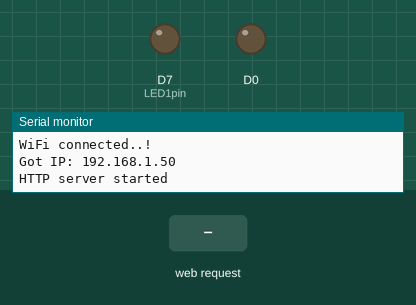
Recording of a sketch running on a simulated ESP8266 (NodeMCU). Parts: output pins drawn as LEDs (lit = HIGH), the last lines printed to the serial monitor. The inputs (shaded band) are chosen by the test bench. WiFi joins after 1.5 s; servers stay silent unless stated.

Above: at 3.3 s.
3.4 s: HTTP request GET /led1on received
At 4.0 s:
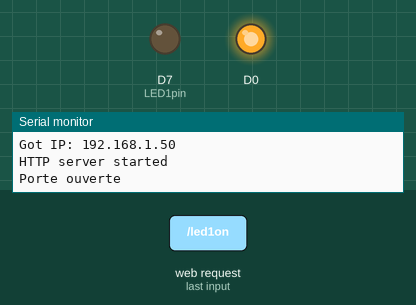
Timing chart, 0 to 9.9 s (numbered marks = the images above; inputs shaded):
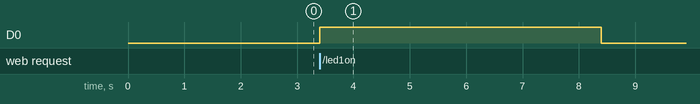

The sketch:

RemoteIntercomDoor.ino
```cpp
#include <ESP8266WiFi.h>
#include <ESP8266WebServer.h>

/*Put your SSID & Password*/
const char* ssid = "ReineBlanche";  // Enter SSID here
const char* password = "marionetgwen";  //Enter Password here
IPAddress ip(192,168,1,87);
IPAddress gateway(192,168,1,254);
IPAddress subnet(255,255,255,0);

ESP8266WebServer server(80);

uint8_t LED1pin = D7;
bool LED1status = LOW;

void setup() {
  pinMode(D0, OUTPUT);

  Serial.begin(115200);
  delay(100);
  pinMode(LED1pin, OUTPUT);

  Serial.println("Connecting to ");
  Serial.println(ssid);

  //connect to your local wi-fi network
  WiFi.config(ip, gateway, subnet);
  WiFi.begin(ssid, password);

  //check wi-fi is connected to wi-fi network
  while (WiFi.status() != WL_CONNECTED) {
  delay(1000);
  Serial.print(".");
  }
  Serial.println("");
  Serial.println("WiFi connected..!");
  Serial.print("Got IP: ");  Serial.println(WiFi.localIP());

  server.on("/", handle_OnConnect);
  server.on("/led1on", handle_led1on);
  server.onNotFound(handle_NotFound);

  server.begin();
  Serial.println("HTTP server started");
}
void loop() {
  server.handleClient();
  if(LED1status)
  {digitalWrite(LED1pin, HIGH);}
  else
  {digitalWrite(LED1pin, LOW);}
}

void handle_OnConnect() {
  LED1status = LOW;
  Serial.println("Porte fermée");
  server.send(200, "text/html", SendHTML(LED1status));
}

void handle_led1on() {
  LED1status = HIGH;
  digitalWrite(D0, HIGH);
  Serial.println("Porte ouverte");
  server.send(200, "text/html", SendHTML(true));
  delay(5000);
  LED1status = LOW;
  digitalWrite(D0, LOW);
  Serial.println("Porte fermée");
}

void handle_NotFound(){
  server.send(404, "text/plain", "Not found");
}

String SendHTML(uint8_t led1stat){
  String ptr = "<!DOCTYPE html> <html>\n";
  ptr +="<head><meta name=\"viewport\" content=\"width=device-width, initial-scale=1.0, user-scalable=no\">\n";
  ptr +="<title>Remote Intercom Door</title>\n";
  ptr +="<style>html { font-family: Helvetica; display: inline-block; margin: 0px auto; text-align: center;}\n";
  ptr +="body{margin-top: 50px;} h1 {color: #444444;margin: 50px auto 30px;} h3 {color: #444444;margin-bottom: 50px;}\n";
  ptr +=".button {display: block;width: 80px;background-color: #1abc9c;border: none;color: white;padding: 13px 30px;text-decoration: none;font-size: 25px;margin: 0px auto 35px;cursor: pointer;border-radius: 4px;}\n";
  ptr +=".button-on {background-color: #1abc9c;}\n";
  ptr +=".button-on:active {background-color: #16a085;}\n";
  ptr +=".button-off {background-color: #34495e;}\n";
  ptr +=".button-off:active {background-color: #2c3e50;}\n";
  ptr +="p {font-size: 14px;color: #888;margin-bottom: 10px;}\n";
  ptr +="</style>\n";
  ptr +="</head>\n";
  ptr +="<body>\n";
  ptr +="<h1>Remote Intercom Door</h1>\n";
  ptr +="<a class=\"button button-on\" href=\"/led1on\">Open the door</a>\n";
  ptr +="</body>\n";
  ptr +="</html>\n";
  return ptr;
}
```

Measured:
- after the input at 3.4 s, D0: LOW → HIGH at once, → LOW 5.0 s later
